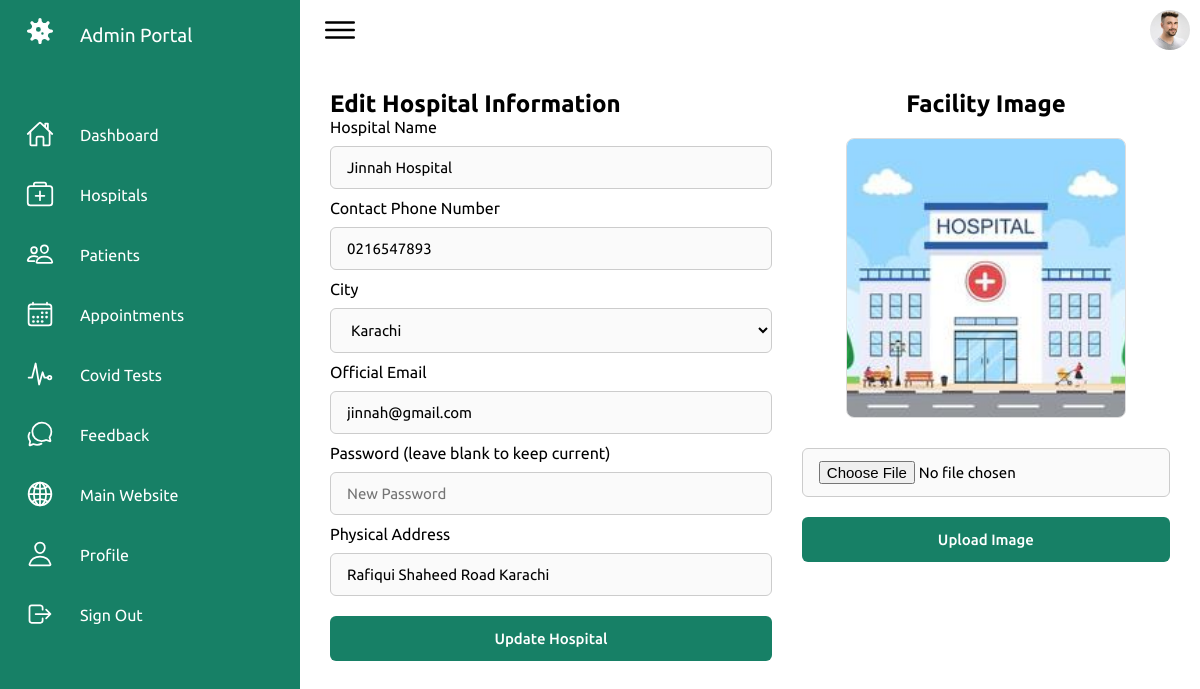
Page /admin/edit_hospital.php?id=2 (signed in) on the committed database.
### tables this page shows
CREATE TABLE `tbl_hospital` (
  `id` int(11) NOT NULL AUTO_INCREMENT,
  `name` varchar(50) NOT NULL,
  `contact` varchar(15) NOT NULL,
  `cid` int(11) NOT NULL DEFAULT 1,
  `email` varchar(50) NOT NULL,
  `password` varchar(255) NOT NULL,
  `image` varchar(150) NOT NULL,
  `address` varchar(150) NOT NULL,
  `status` varchar(20) NOT NULL DEFAULT 'deactivate',
  PRIMARY KEY (`id`)
);

### admin/edit_hospital.php (the view, shortened to what this page needs)
<?php
    include("connection.php");
    $id = isset($_GET['id']) ? intval($_GET['id']) : 0;
    $query = "SELECT * FROM tbl_hospital WHERE id=$id";
    $result = mysqli_query($connection,$query);
    $row = mysqli_fetch_assoc($result);
?>
<!DOCTYPE html>
<html lang="en">
<head>
    <link rel="stylesheet" href="assets/css/index.css">
</head>
<body>
    <div class="container">
        <?php
            include("navigation.php");
        ?>
        <div class="main">
            <div class="topbar">
                <div class="toggle">
                    <ion-icon name="menu-outline"></ion-icon>
                </div>
                <div class="user">
                    <a href='profile.php'><img src="assets/imgs/customer01.jpg" alt="Profile"></a>
                </div>
            </div>
            <div class="mainContent">
                <div class="leftSide">
                <h2>Edit Hospital Information</h2>
                <form method="post" autocomplete="off">
                    <label>Hospital Name</label>
                    <input type="text" placeholder="Enter Hospital Name" name="name" value="<?php echo htmlspecialchars($row['name']);?>" required><br>
                    <label>Contact Phone Number</label>
                    <input type="text" placeholder="Enter Phone Number" name="phone" value="<?php echo htmlspecialchars($row['contact']);?>"><br>
                    <label>City</label>
                    <select name="city" required>
                        <?php
                            $query = "SELECT * FROM tbl_city";
                            $result = mysqli_query($connection,$query);
                            if($result)
                            {
                                foreach ($result as $row1) {
                                    $selected = ($row['cid'] == $row1['id']) ? " selected" : "";
                                    echo "<option value='".$row1['id']."'$selected>".htmlspecialchars($row1['name'])."</option>";
                                }
                            }
                        ?>
                    </select><br>
                    <label>Official Email</label>
                    <input type="email" placeholder="Enter Hospital Email" name="email" value="<?php echo htmlspecialchars($row['email']);?>" required><br>
                    <label>Password (leave blank to keep current)</label>
                    <input type="password" placeholder="New Password" name="password"><br>
                    <label>Physical Address</label>
                    <input type="text" placeholder="Enter Hospital Address" name="address" value="<?php echo htmlspecialchars($row['address']);?>"><br>
                    <input type="submit" value="Update Hospital" name="btnupdate">
                </form>
                </div>
                <div class="rightSide">
                    <h2>Facility Image</h2>
                    <div class="image">
                        <?php
                            $hospImg = "../uploads/hospitals/abc.webp";
                            if(!empty($row['image']))
                            {
                                $cleanName = basename($row['image']);
                                if(file_exists(dirname(__DIR__) . "/uploads/hospitals/" . $cleanName)) {
                                    $hospImg = "../uploads/hospitals/" . $cleanName;
                                } elseif(file_exists(dirname(__DIR__) . "/" . $row['image'])) {
                                    $hospImg = "../" . $row['image'];
                                }
                            }
                        ?>
                        <img src="<?php echo htmlspecialchars($hospImg);?>" alt="Hospital Facility">
                    </div>
                    <form method="post" enctype="multipart/form-data">
                        <input type="file" name="image" accept="image/*" required><br>
                        <input type="submit" value="Upload Image" name="btnupload">
                    </form>
                </div>
            </div>
        </div>
    </div>
</body>
</html>

### admin/assets/css/index.css (style rules this page uses)
* { font-family: "Ubuntu", sans-serif; margin: 0; padding: 0; box-sizing: border-box; }
:root { --white: #fff; --gray: #f5f5f5; --black1: #222; --black2: #999; --green:#178066; }
body { min-height: 100vh; overflow-x: hidden; }
.container { position: relative; width: 100%; }
.main { position: absolute; width: calc(100% - 300px); left: 300px; min-height: 100vh; background: var(--white); transition: 0.5s; }
.topbar { width: 100%; height: 60px; display: flex; justify-content: space-between; align-items: center; padding: 0 10px; }
.toggle { position: relative; width: 60px; height: 60px; display: flex; justify-content: center; align-items: center; font-size: 2.5rem; cursor: pointer; }
.user { position: relative; width: 40px; height: 40px; border-radius: 50%; overflow: hidden; cursor: pointer; }
.user img { position: absolute; top: 0; left: 0; width: 100%; height: 100%; object-fit: cover; }

### admin/edit_hospital.php (style rules this page uses)
.mainContent { padding: 30px; display: flex; justify-content: space-around; flex-wrap: wrap; gap: 30px; }
.mainContent .leftSide { flex: 1.2; min-width: 320px; }
.mainContent form input, .mainContent form select { width: 100%; border: 1px solid #ccc; outline: none; padding: 12px 16px; border-radius: 6px; background-color: #fafafa; margin: 10px 0px; font-size: 15px; box-sizing: border-box; }
.mainContent form input[type="submit"] { background-color: #178066; color: #fff; border: none; cursor: pointer; padding: 14px; font-weight: 500; }
.mainContent .rightSide { flex: 1; min-width: 300px; text-align: center; }
.mainContent .rightSide .image { width: 280px; height: 280px; border: 1px solid #ddd; border-radius: 8px; overflow: hidden; margin: 20px auto; background-color: #eee; }
.mainContent .rightSide .image img { width: 100%; height: 100%; object-fit: cover; }

### rows in the picture
tbl_hospital: name "Jinnah Hospital", phone "0216547893", email "jinnah@gmail.com", address "Rafiqui Shaheed Road Karachi", image (picture)

### other values in the picture
form field city "Karachi"
